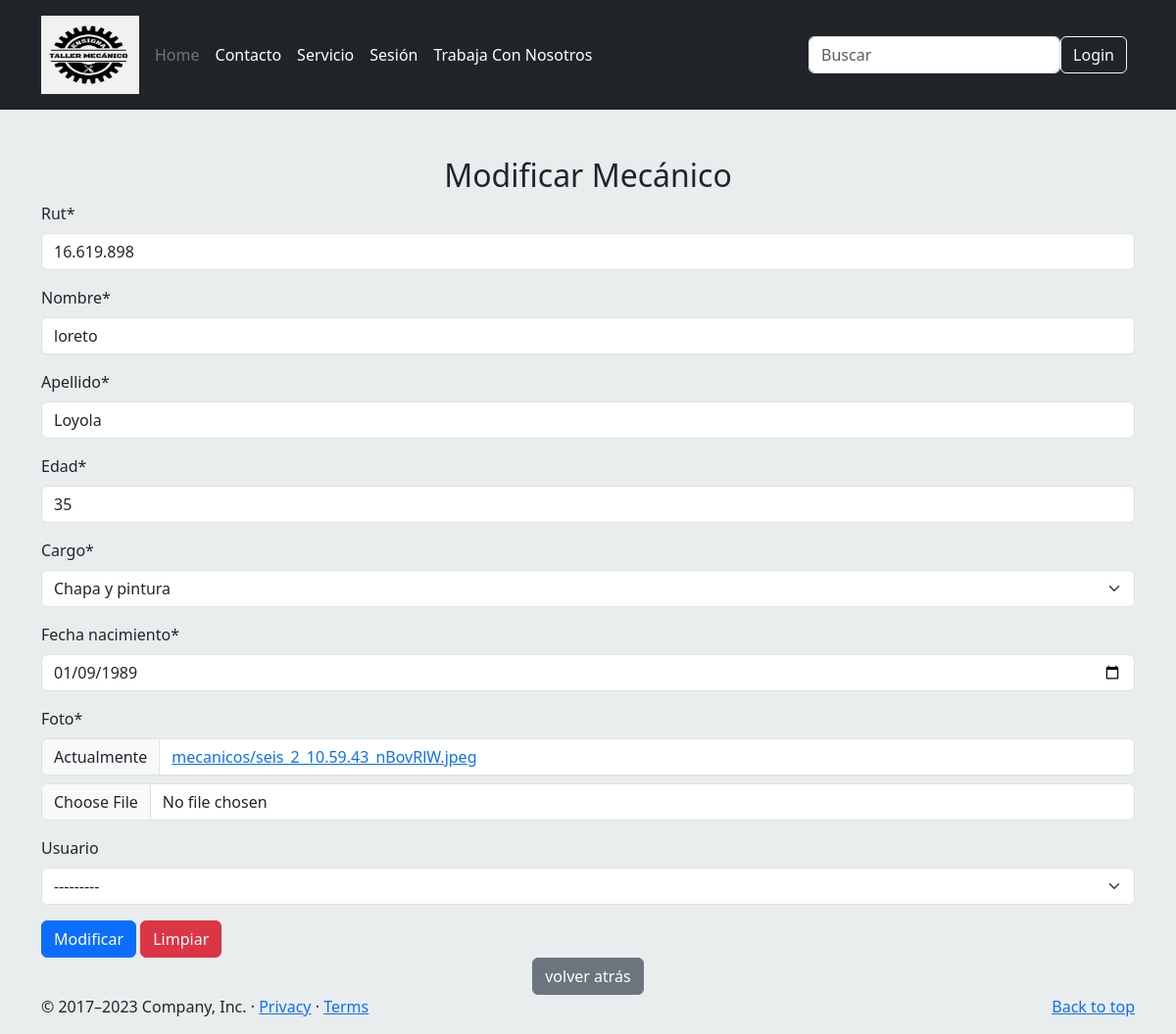
Screenshot of /mantenedor/profesional/modificar/16.619.898/ with the database file from the repository.
### appweb/models.py (models this page shows, shortened)
class Mecanico(models.Model):
    id_mecanico = models.AutoField(primary_key=True,default=1)
    rut = models.CharField(max_length=10)
    nombre = models.CharField(max_length=100)
    apellido = models.CharField(max_length=80)
    edad = models.IntegerField()
    cargo = models.ForeignKey(Cargo, on_delete=models.PROTECT)
    fecha_nacimiento = models.DateField()
    foto = models.ImageField(null=True, upload_to='mecanicos')
    usuario = models.ForeignKey(User, on_delete=models.CASCADE, blank=True, null=True)

class Cargo(models.Model):
    nombre = models.CharField(max_length=50)
    def __str__(self):
        return self.nombre

### appweb/views.py (the view, shortened to what this page needs)
# urls.py: path('mantenedor/profesional/modificar/<rut>/', modificar_mecanico, name="modificar_mecanico"),
def modificar_mecanico(request,rut):
    mecanico = get_object_or_404(Mecanico, rut=rut)
    data = {
        "form": MecanicoForm(instance=mecanico)
    }
    return render(request, "mantenedor/profesional/modificar.html",data)

### appweb/forms.py
class MecanicoForm(forms.ModelForm):
    class Meta:
        model = Mecanico
        fields = "__all__"
        widgets = {
            "fecha_nacimiento": forms.DateTimeInput(attrs={'type':'date'}, format=('%Y-%m-%d'))
        }

### appweb/templates/mantenedor/profesional/modificar.html (shortened to what this page needs)
{% extends 'base.html' %}
{% load crispy_forms_tags %}
{% block contenido %}
<div class="container mt-5">
  <div class="text-center">
    <h2 class="mt-4">Modificar Mecánico</h2>
  </div>
  <form id="formAgregar" method="post" action="" enctype="multipart/form-data">
    {{ form | crispy }}
    <button type="submit" class="btn btn-primary">Modificar</button>
    <button type="reset" class="btn btn-danger">Limpiar</button>
    <center><input type="button" class="btn btn-secondary btn" onclick="history.back()"
      name="volver atrás" value="volver atrás"></center>
</form>
</div>
{% endblock %}

### rows the page displays
Mecanico: rut "16.619.898", nombre "loreto", apellido "Loyola", edad "35", cargo "Chapa y pintura", fecha_nacimiento "01/09/1989", usuario "---------"
